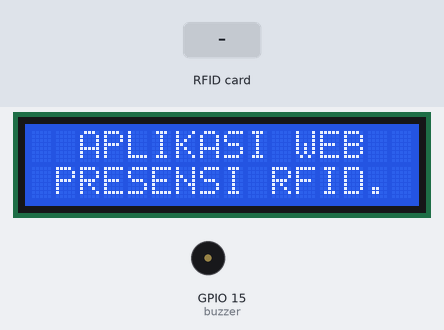
Bench run of a sketch on a simulated ESP8266 (NodeMCU). On the bench: 16×2 character LCD, buzzer (waves = sounding). Inputs (shaded band) come from the test bench. WiFi joins after 1.5 s; servers stay silent unless stated; uploads are accepted with an empty reply; what the sketch prints to the serial monitor is not drawn.

Above: at 2.1 s.
At 5.3 s:
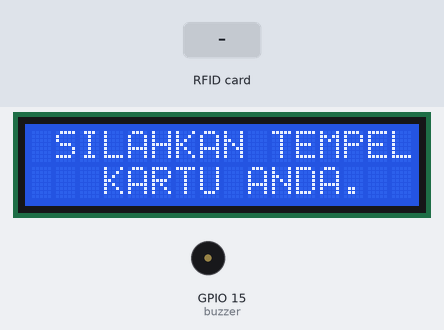
5.4 s: RFID card 5E 7A 19 C4 held to the reader
At 5.89 s:
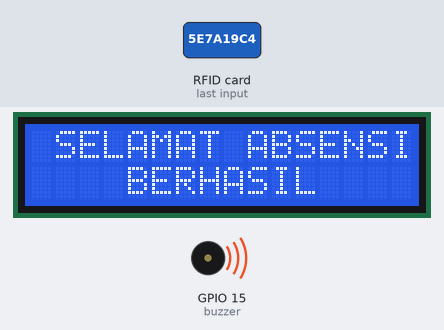
At 7.0 s:
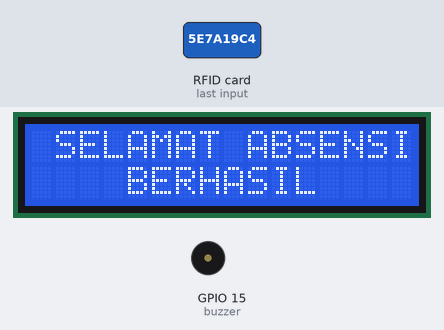
Timing chart, 0 to 8.5 s (numbered marks = the images above; inputs shaded):
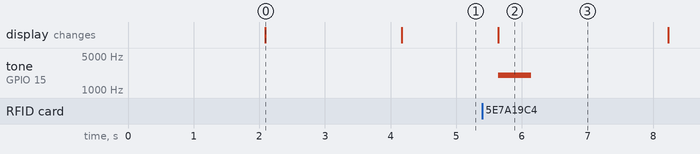

The sketch:

rfid.ino
```cpp
#include <ESP8266WiFi.h>
#include <ESP8266HTTPClient.h>
#include <LiquidCrystal_I2C.h>
#include <MFRC522.h>

const char* ssid = "OPPO F9";
const char* password = "123456789";
const char* server = "link your server";
const int httpPort = 80;

const String secretKey = "your secretKey";
const String deviceId = "your deviceId";

LiquidCrystal_I2C lcd(0x27, 16, 2);
MFRC522 rfid(2, 0);
WiFiClient client;
HTTPClient http;

const unsigned int buzzer = 15;
const int pushButton = 16;

void wifiConnection() {
  Serial.begin(115200);
  WiFi.begin(ssid, password);
  Serial.print("Connecting");
  while (WiFi.status() != WL_CONNECTED) {
    delay(1000);
    Serial.print(".");
  }
  Serial.println("\nConnected!");
}

void setLcd() {
  lcd.init();
  lcd.backlight();
  lcd.setCursor(2, 0);
  lcd.print("APLIKASI WEB");
  lcd.setCursor(1, 1);
  lcd.print("PRESENSI RFID.");
  delay(2000);
  lcd.clear();
  lcd.setCursor(1, 0);
  lcd.print("SILAHKAN TEMPEL");
  lcd.setCursor(0, 1);
  lcd.print("   KARTU ANDA.");
}

void setup() {
  wifiConnection();
  setLcd();
  SPI.begin();
  rfid.PCD_Init();
  pinMode(pushButton, INPUT);
  pinMode(buzzer, OUTPUT);
}

void loop() {
  if (!rfid.PICC_IsNewCardPresent() || !rfid.PICC_ReadCardSerial()) {
    return;
  }

  String idTag = "";
  for (byte i = 0; i < rfid.uid.size; i++) {
    idTag += String(rfid.uid.uidByte[i], HEX);
  }
  Serial.println("RFID Detected: " + idTag);

  sendRFID(idTag);
  delay(2000);
}

void toneSuccess() {
  tone(buzzer, 2000);
  delay(500);
  noTone(buzzer);
}

void toneFailed() {
  tone(buzzer, 2000);
  delay(100);
  tone(buzzer, 1000);
  delay(100);
  tone(buzzer, 2000);
  delay(200);
  noTone(buzzer);
}

void buttonConnect()
{
    if(digitalRead(pushButton) == 0) {  //ditekan
    while(digitalRead(pushButton) == 0); //menahan proses sampai tombol dilepas
    if(!client.connect(server, httpPort)) {
      toneFailed();
      lcd.clear();
      lcd.setCursor(3, 0);
      lcd.print("CONNECTION");
      lcd.setCursor(5, 1);
      lcd.print("FAILED");
      Serial.println("connection failed");
      return;
    }

  }
}

void sendRFID(String rfid) {
  if (WiFi.status() == WL_CONNECTED) {
    String url = String(server) + "?secret_key=" + secretKey + "&device_id=" + deviceId + "&rfid=" + rfid;
    Serial.println("Requesting: " + url);

    http.begin(client, url);
    int httpCode = http.GET();
    String payload = http.getString();

    Serial.print("HTTP Response Code: ");
    Serial.println(httpCode);
    Serial.print("Server Response: ");
    Serial.println(payload);

      lcd.clear();
      if (payload == "RFID_REGISTERED") {
        lcd.setCursor(0, 0);
        lcd.print("KODE RFID SUKSES");
        lcd.setCursor(2, 1);
        lcd.print("DI DAFTARKAN");
        toneSuccess();
      } else if (payload == "PRESENCE_CLOCK_IN_SAVED") {
        lcd.setCursor(0, 0);
        lcd.print("CLOCK IN BERHASIL");
        lcd.setCursor(1, 1);
        lcd.print("ANDA MASUK.");
        toneSuccess();
      } else if (payload == "PRESENCE_CLOCK_OUT_SAVED") {
        lcd.setCursor(0, 0);
        lcd.print("CLOCK OUT BERHASIL");
        lcd.setCursor(1, 1);
        lcd.print("ANDA KELUAR.");
        toneSuccess();
      } else if(payload == "SECRET_KEY_NOT_FOUND") {
        lcd.setCursor(3, 0);
        lcd.print("SECRET-KEY");
        lcd.setCursor(2, 1);
        lcd.print("TIDAK SESUAI");
        toneFailed();
      } else if(payload == "DEVICE_NOT_FOUND") {
        lcd.setCursor(3, 0);
        lcd.print("DEVICE-ID");
        lcd.setCursor(2, 1);
        lcd.print("TIDAK SESUAI");
        toneFailed();
      } else if(payload == "RFID_NOT_FOUND") {
        lcd.setCursor(3, 0);
        lcd.print("RFID ANDA");
        lcd.setCursor(0, 1);
        lcd.print("TIDAK TERDAFTAR.");
        toneFailed();
      } else {
        lcd.setCursor(0, 0);
        lcd.print(" SELAMAT ABSENSI  ");
        lcd.setCursor(0, 1);
        lcd.print("    BERHASIL");
        toneSuccess();
      }

    delay(2000); // Tunggu 2 detik sebelum kembali ke tampilan awal
    setLcd();    // Kembali menampilkan "Silakan Tempel Kartu RFID Anda"

    http.end();
  } else {
    Serial.println("WiFi not connected!");
    toneFailed();
  }
}
```

Measured:
- after the input at 5.4 s, tone on GPIO 15 (buzzer): silent → 2000 Hz after 0.24 s, → silent 0.50 s later; the display: changes after 0.24 s (image 2)
- what the display in image 0 shows lasts 2.1 s, from 2.1 s to 4.2 s
